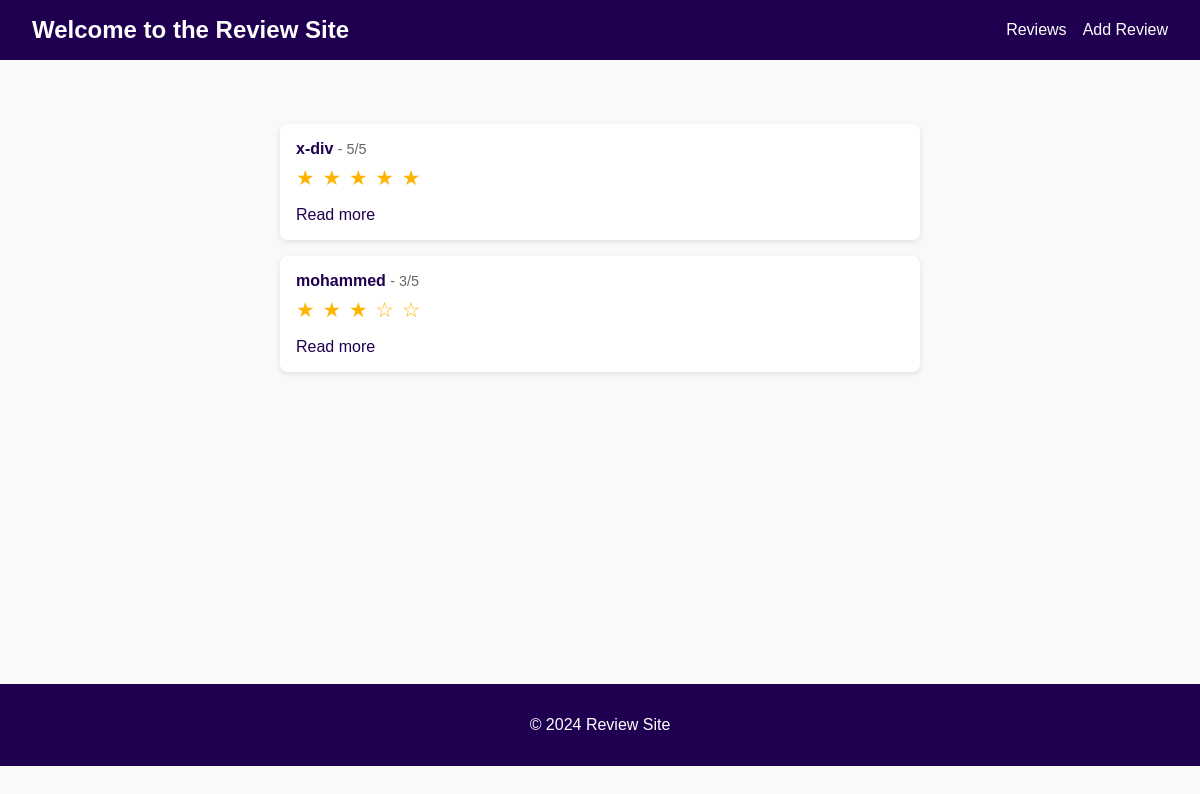
The app's page /, older data.
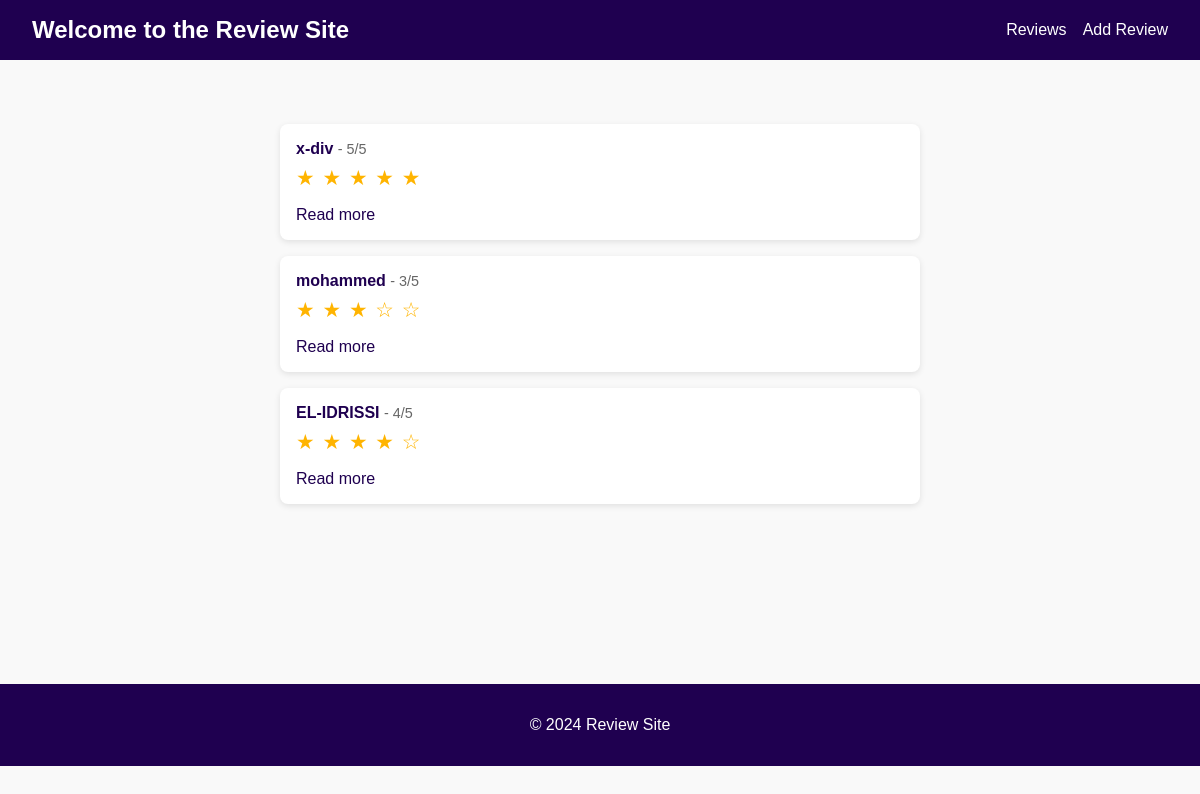
The same page, newer data.
### reviews/models.py (models this page shows)
class Review(models.Model):
    user_name = models.CharField(max_length=100)
    review_text = models.TextField(max_length=200)
    rating = models.IntegerField(max_length=5)

### reviews/views.py (the view)
# urls.py: path("",views.ReviewListView.as_view(), name='review_list'),
class ReviewListView(ListView):
    template_name = "reviews/review_list.html"
    model = Review
    context_object_name = "reviews"

### reviews/templates/reviews/review_list.html (shortened to what this page needs)
{% extends 'reviews/base.html' %}
{% block content %}
  <ul class="review-list">
    {% for review in reviews %}
      <li class="review-item">
        <p class="review-header">
          <strong class="review-user">{{ review.user_name }}</strong>
          <span class="review-rating"> - {{ review.rating }}/5</span>
        </p>
        <p class="review-stars">
          {% for i in "12345"|make_list %}
            {% if forloop.counter <= review.rating %}
              <span class="star filled">★</span>
            {% else %}
              <span class="star">☆</span>
            {% endif %}
          {% endfor %}
        </p>
        <a href="{% url 'review_detail' review.id %}" class="review-link">Read more</a>
      </li>
    {% empty %}
      <li class="review-item review-empty">No reviews yet.</li>
    {% endfor %}
  </ul>
{% endblock %}

Row changes from the older to the newer data that the page shows:
added Review: user_name "EL-IDRISSI", rating "4"
